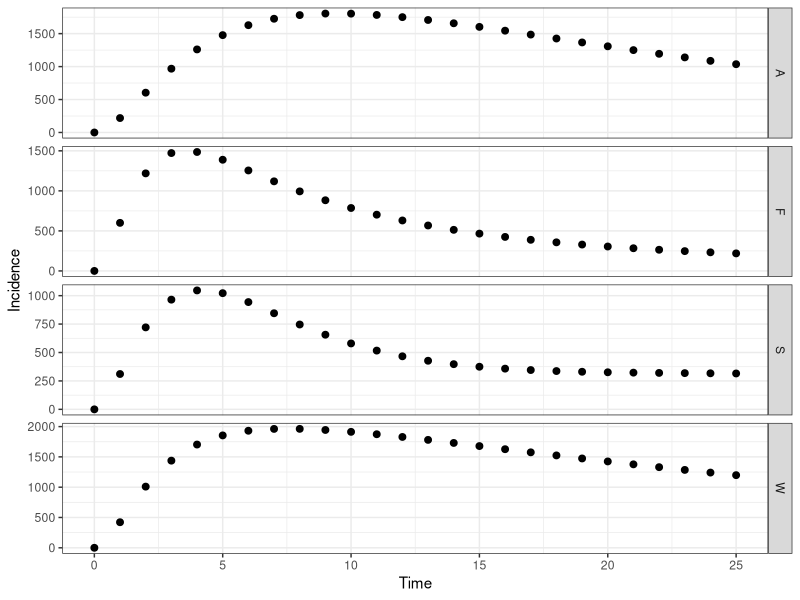
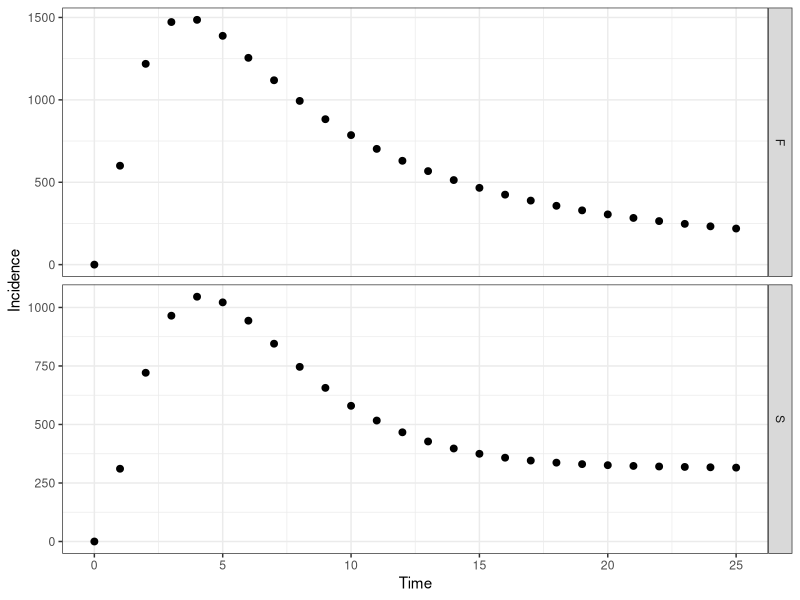

Write R code to recreate these figures, in order.
# CF McQuaid & RMGJ Houben
# Start 21/04/2017 ---> current version 26/04/2017
# Cohort model of TB including regression and a slow stream
########################################
#         ^     ^     ^     ^          #
#      -> Q <-> S <-> C <-> Y -> M     # Q - Quiescent, S - Subclinical, C - Minimal (C+S-), Y - Disseminated (C+S+, symptomatic), M - Death (due to disease)
#     /   ^     ^                      #
#    E    |     |                      # E - Recently Infected, T - cumulative number disseminated
#     \   v     v                      #
#      -> K <-> Z                      # K - Quiescent (slow stream), Z- Subclinical (slow stream),
#         v     v                      #
########################################
##set wd depending on who is coding/playing
#setwd("C:/Users/cfmcquaid/Simulations")
setwd("/Users/ReinHouben/Filr/ifolder/Applications (funding and jobs)/2016 - ERC starting grant/Rmodel_nathis/NatHistCoh")

#Next steps
# 1. get the prop inc disease after 5 years to 5%
###   How: play with Eq and Ek values, OR increase progression parameters
# 2. achieve 1 + start higher and sharper decrease in early years
###   How: change initial states to more realistic point, based on what prev of disease would be at screening
###   Also increase progression rates, while decreasing proportion that goes into the fast pathway

library("reshape2"); library("deSolve"); library("ggplot2"); library("plyr"); #source("Completed/theme_dark.R")
# Parameter sets: Average (), Wax (regression), Slow (slow), Full (regression, slow)
# Ax - rate from compartment A to compartment X, Omega - background mortality
paramA <- c(Eq=1.00, Ek=0.00, Qs=0.03, Qk=0.00, Kz=0.00, Kq=0.00, Sc=0.22, Sq=0.00, Sz=0.00, Zk=0.00, Zs=0.00, Cy=0.22, Cs=0.00, Ym=0.25, Yc=0.00, Omega=0.02)
paramW <- c(Eq=1.00, Ek=0.00, Qs=0.03, Qk=0.00, Kz=0.00, Kq=0.00, Sc=0.50, Sq=0.25, Sz=0.00, Zk=0.00, Zs=0.00, Cy=0.50, Cs=0.25, Ym=0.50, Yc=0.25, Omega=0.02)
paramS <- c(Eq=0.10, Ek=0.90, Qs=0.50, Qk=0.00, Kz=0.01, Kq=0.00, Sc=0.22, Sq=0.00, Sz=0.00, Zk=0.00, Zs=0.05, Cy=0.22, Cs=0.00, Ym=0.25, Yc=0.00, Omega=0.02)
paramF <- c(Eq=0.10, Ek=0.90, Qs=0.50, Qk=0.00, Kz=0.01, Kq=0.00, Sc=0.50, Sq=0.25, Sz=0.00, Zk=0.25, Zs=0.05, Cy=0.50, Cs=0.25, Ym=0.50, Yc=0.25, Omega=0.02)
# Initial states of compartments
state <- c(E=100000, Q=0, K=0, S=0, Z=0, C=0, Y=0, T=0, M=0)
# Timespan for simulation
times <- seq(0, 25, by = 1)
# ODEfunction
regr <- function(t, state, parameters){
  with(as.list(c(state, parameters)), {
   # rates of change
   dE <- - (Eq + Ek)*E
   dQ <- + Eq*E + Sq*S + Kq*K - (Qs + Qk + Omega)*Q
   dK <- + Ek*E + Zk*Z + Qk*Q - (Kz + Kq + Omega)*K
   dS <- + Qs*Q + Cs*C + Zs*Z - (Sc + Sq + Sz + Omega)*S
   dZ <- + Kz*K + Sz*S - (Zk + Zs + Omega)*Z
   dC <- + Sc*S + Yc*Y - (Cs + Cy + Omega)*C
   dY <- + Cy*C -(Yc + Ym + Omega)*Y
   dT <- + Cy*C
   dM <- + Ym*Y
   # return the rate of change
   list(c(dE, dQ, dK, dS, dZ, dC, dY, dT, dM))
  })
}
# Calculations
outA <- ode(y = state, times = times, func = regr, parms = paramA); outW <- ode(y = state, times = times, func = regr, parms = paramW); outS <- ode(y = state, times = times, func = regr, parms = paramS); outF <- ode(y = state, times = times, func = regr, parms = paramF)
outA <- as.data.frame(outA); outW <- as.data.frame(outW); outS <- as.data.frame(outS); outF <- as.data.frame(outF)
# Formatting the data for plotting - putting into a melted data.fame, with additional columns for the source matrix and the incidence rate
outA$rate <- outA$S*paramA["Sc"]; outW$rate <- outW$S*paramW["Sc"]; outS$rate <- outS$S*paramS["Sc"]; outF$rate <- outF$S*paramF["Sc"];
outA <- melt(outA, id.vars = c("time")); outW <- melt(outW, id.vars = c("time")); outS <- melt(outS, id.vars = c("time")); outF <- melt(outF, id.vars = c("time"))
outA$source <- "A"; outW$source <- "W"; outS$source <- "S"; outF$source <- "F"
out <- rbind(outA, outW, outS, outF)
# Plot output
theme_set(theme_bw())
##all scenarios
ggplot(out[out$variable %in%c("rate"), ], aes(time, value)) + geom_point(size=2) + labs(x = "Time", y = "Incidence") + facet_grid(source ~ . , scales = "free")
##slow and slow+regression only (S+F)
out2 <- subset(out, source=='F' | source == 'S', select=time:source)  
ggplot(out2[out2$variable %in%c("rate"), ], aes(time, value)) + geom_point(size=2) + labs(x = "Time", y = "Incidence") + facet_grid(source ~ . , scales = "free")

# Fitting parameters and state: proportion of individuals disease or dead (due to TB) after Otime years, using parameter set Osource
Osource <- "S"; Otime <- 5
Osize <- out[which(out$source == Osource & out$variable %in% c("Q", "S", "K", "Z",  "C", "Y", "M") & out$time == Otime), ];
sum(Osize$value[Osize$variable %in% c("C", "Y", "M")]) / sum(Osize$value)
